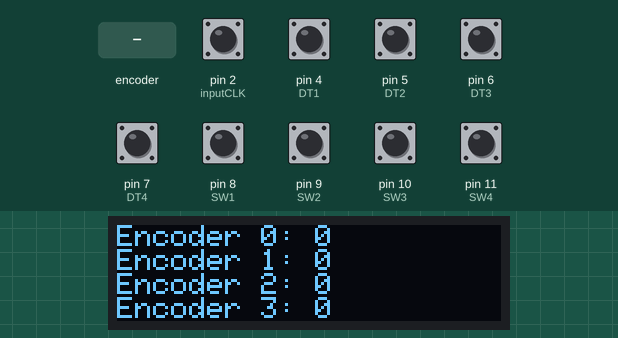
A sketch run on a simulated Arduino Uno, built with avr-gcc and run on an emulated ATmega328P. On the bench: 128×32 one-colour display. The inputs (shaded band) are chosen by the test bench; at power-on: pin 2 (inputCLK), pin 4 (DT1), pin 5 (DT2), pin 6 (DT3), pin 7 (DT4), pin 8 (SW1), pin 9 (SW2), pin 10 (SW3), pin 11 (SW4) HIGH. The display library's start-up logo is not drawn; what the sketch prints to the serial monitor is not drawn.

Above: at 5.2 s.
5.3 s: rotary encoder on pin 2 (inputCLK) / pin 4 (DT1) turned 2 steps (second pin leading)
At 6.7 s:
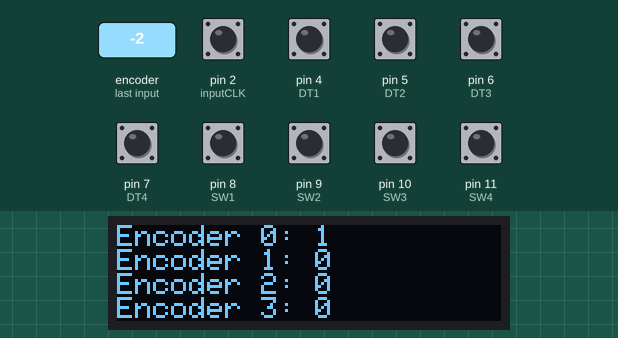
7.2 s: rotary encoder on pin 2 (inputCLK) / pin 4 (DT1) turned 2 steps (second pin leading)
At 8.3 s:
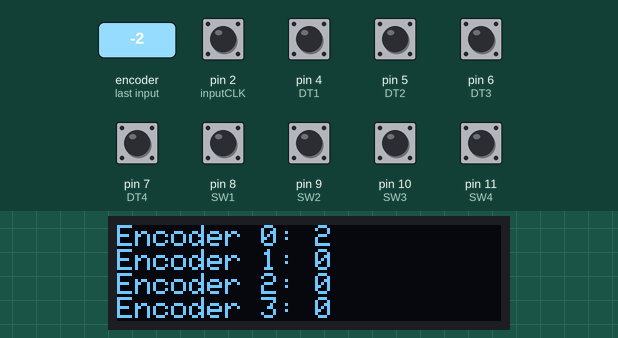
Timing chart, 0 to 10.2 s (numbered marks = the images above; inputs shaded):
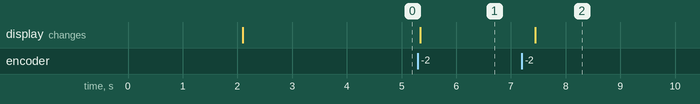

The sketch:

main.ino
```cpp
#include <SPI.h>
#include <Wire.h>
#include <Adafruit_GFX.h>
#include <Adafruit_SSD1306.h>

#define SCREEN_WIDTH 128 // OLED display width, in pixels
#define SCREEN_HEIGHT 32 // OLED display height, in pixels
#define OLED_RESET     -1 // Reset pin # (or -1 if sharing Arduino reset pin)
#define SCREEN_ADDRESS 0x3C ///< See datasheet for Address; 0x3D for 128x64, 0x3C for 128x32
Adafruit_SSD1306 display(SCREEN_WIDTH, SCREEN_HEIGHT, &Wire, OLED_RESET);

#define SERIAL_HEADER "ESP"
#define HEADER_LEN 3
#define PAYLOAD_LEN 8
#define UPDATE_ENCODER_MESSAGE_ID 11
#define UPDATE_ALL_ENCODERS_MESSAGE_ID 12

// Rotary Encoder Inputs
#define inputCLK 2
#define DT1 4
#define DT2 5
#define DT3 6
#define DT4 7

#define SW1 8
#define SW2 9
#define SW3 10
#define SW4 11

uint8_t buffer_tx[HEADER_LEN + PAYLOAD_LEN];
uint8_t buffer_rx[PAYLOAD_LEN];
uint8_t slider_value[2];
int offset = 0;

// Use volatile if you ever move to interrupts
volatile uint8_t counter[4] = {0, 0, 0, 0};
volatile uint8_t old_values[4] = {0, 0, 0, 0};
int currentStateCLK;
int previousStateCLK;
int pushButt[4] = {0, 0, 0, 0};

String encdir ="";
String label[4] = {"EC0", "EC1", "EC2", "EC3"};

void clearArray(uint8_t* arr, int len) {
  for (int i = 0; i < len; i++)
    arr[i] = 0;
}

void createSerialPayload(uint8_t* buffer, int buffer_size, uint8_t message_id, uint8_t* message_bytes, int message_length) {
  clearArray(buffer, buffer_size);
  offset = 0;
  memcpy(buffer + offset, SERIAL_HEADER, HEADER_LEN);// Header
  offset += HEADER_LEN;
  memcpy(buffer + offset, &message_id, 1);// message id
  offset++;
  if (message_bytes != NULL)
    memcpy(buffer + offset, message_bytes, message_length);// message
  else
    Serial.println("null arr");
}

void printBufferBytes(uint8_t *buffer, size_t length) {
  Serial.println("---- Buffer Dump ----");
  for (size_t i = 0; i < length; i++) {
    Serial.print("Byte ");
    Serial.print(i);
    Serial.print(": 0x");
    if (buffer[i] < 0x10) Serial.print('0');  // leading zero for single-digit hex
    Serial.print(buffer[i], HEX);
    Serial.print(" (");
    Serial.print(buffer[i], DEC);
    Serial.println(")");
  }
  Serial.println("----------------------");
}

void drawEncoderValues(void) {
  display.clearDisplay();

  display.setTextSize(1);             // Normal 1:1 pixel scale
  display.setTextColor(SSD1306_WHITE);        // Draw white text
  display.setCursor(0,0);             // Start at top-left corner

  for (int i = 0; i < 4; i++) {
    display.print("Encoder ");
    display.print(i);
    display.print(": ");
    display.println(counter[i]);
  }

  display.display();
  delay(2000);
}

void setup() {
  Serial.begin(9600);
  Serial.println("Arduino boot");
  // SSD1306_SWITCHCAPVCC = generate display voltage from 3.3V internally
  if(!display.begin(SSD1306_SWITCHCAPVCC, SCREEN_ADDRESS)) {
    Serial.println(F("SSD1306 allocation failed"));
    for(;;); // Don't proceed, loop forever
  }
  pinMode(8, INPUT_PULLUP);
  slider_value[0] = 3;

  // Set all encoder and switch pins as inputs with pull-ups
  // This is the most important fix!
  pinMode(inputCLK, INPUT_PULLUP);
  pinMode(DT1, INPUT_PULLUP);
  pinMode(DT2, INPUT_PULLUP);
  pinMode(DT3, INPUT_PULLUP);
  pinMode(DT4, INPUT_PULLUP);

  pinMode(SW1, INPUT_PULLUP);
  pinMode(SW2, INPUT_PULLUP);
  pinMode(SW3, INPUT_PULLUP);
  pinMode(SW4, INPUT_PULLUP);

  // Read the initial state of inputCLK
  // Assign to previousStateCLK variable
  previousStateCLK = digitalRead(inputCLK);


   // SSD1306_SWITCHCAPVCC = generate display voltage from 3.3V internally
  if(!display.begin(SSD1306_SWITCHCAPVCC, SCREEN_ADDRESS)) {
    Serial.println(F("SSD1306 allocation failed"));
    for(;;); // Don't proceed, loop forever
  }
  // Show initial display buffer contents on the screen --
  // the library initializes this with an Adafruit splash screen.
  display.display();
  delay(2000); // Pause for 2 seconds
  display.clearDisplay();
  drawEncoderValues();
}

void update_stats(int aux) {
  // Read this encoder's DT pin
  int currentDTState = digitalRead(aux);

  // --- THIS IS THE FIX ---
  // Only run logic if this pin is active (LOW).
  // If it's HIGH (idle), this function will do nothing.
  if (currentDTState == LOW) {

    int index = aux - DT1; // Get the index (0, 1, or 2)
    int count = counter[index];

    // Your original logic is now inside the check
    if (digitalRead(aux) != currentStateCLK) {
      if (count > 0) {
        count--;
        encdir = "CCW " + label[index];
      }
    } else {
      if (count < 100) {
        // Encoder is rotating clockwise
        count++;
        encdir = " CW " + label[index];
      }
    }
    // Update the counter
    counter[index] = count;
  }
}

char c;
int i = 0;
bool match;
void loop() {
  if (Serial.available() >= HEADER_LEN + PAYLOAD_LEN){
    //Serial.println("Data in buffer");
    // Check header match
    c = Serial.read();
    if (c == SERIAL_HEADER[0]){
      Serial.println("first char match");
      match = 1;
      for (i = 1; i < HEADER_LEN && match; i++){
        c = Serial.read();
        if (c != SERIAL_HEADER[i]){
          Serial.println("Header mismatch");
          match = 0;
        }
      }

    }
    if (match){
      Serial.println("Header match.");
      Serial.readBytes(buffer_rx, sizeof(buffer_rx));
      //printBufferBytes(buffer, sizeof(buffer));
      Serial.print("Message received through serial ports: ");
      for (int i = 0; i < sizeof(buffer_rx); i++){
        Serial.print(buffer_rx[i]);
        Serial.print(" ");
      }
      Serial.println();

      if (buffer_rx[0] == UPDATE_ALL_ENCODERS_MESSAGE_ID) {
        createSerialPayload(buffer_tx, HEADER_LEN + PAYLOAD_LEN, UPDATE_ALL_ENCODERS_MESSAGE_ID, counter, 4);
        Serial.println("sending all slider values");
        Serial.println("Serial message to be sent: ");
        printBufferBytes(buffer_tx, HEADER_LEN + PAYLOAD_LEN);
        Serial.write(buffer_tx, sizeof(buffer_tx));
      }
      else if (buffer_rx[0] == UPDATE_ENCODER_MESSAGE_ID) {
        Serial.print("Update encoder ");
        Serial.print(buffer_rx[1]);
        Serial.print(" value ");
        Serial.println(buffer_rx[2]);
        counter[buffer_rx[1]] = buffer_rx[2];
        old_values[buffer_rx[1]] = buffer_rx[2];

        drawEncoderValues();
      }
    }
  }
  // Read the current state of inputCLK
  currentStateCLK = digitalRead(inputCLK);

  // Read all 3 buttons
  pushButt[0] = digitalRead(SW1);
  pushButt[1] = digitalRead(SW2);
  pushButt[2] = digitalRead(SW3);
  pushButt[3] = digitalRead(SW4);

  // Check all 3 buttons
  for (int i = 0; i < 4; i++) {
    if (pushButt[i] == LOW && (counter[i] != 100)) { // LOW means pressed (due to PULLUP)
      counter[i] = 100;

      Serial.print("Button ");
      Serial.print(i);
      Serial.println(" clicked.");
      slider_value[0] = i;
      slider_value[1] = counter[i];
      createSerialPayload(buffer_tx, HEADER_LEN + PAYLOAD_LEN, UPDATE_ENCODER_MESSAGE_ID, slider_value, 2);
      Serial.write(buffer_tx, sizeof(buffer_tx));
    }
  }
  // If the previous and the current state of the inputCLK are different then a pulse has occured
  if (currentStateCLK != previousStateCLK) {

    // Now, these calls will only affect the encoder that is
    // *actually* active (whose DT pin is LOW).
    update_stats(DT1);
    update_stats(DT2);
    update_stats(DT3);
    update_stats(DT4);

    // Only print if a direction was set (avoids printing "Direction: -- Value: ...")
    if (encdir != "") {
      for (int i = 0; i < 4; i++) {
        if (old_values[i] != counter[i]) {
          Serial.print("Encoder ");
          Serial.print(i);
          Serial.print(" changed.");
          slider_value[0] = i;
          slider_value[1] = counter[i];
          Serial.print("Value ");
          Serial.println(counter[i]);

          // Send message to ESP32
          createSerialPayload(buffer_tx, HEADER_LEN + PAYLOAD_LEN, UPDATE_ENCODER_MESSAGE_ID, slider_value, 2);
          Serial.write(buffer_tx, sizeof(buffer_tx));

          drawEncoderValues();
        }
      }
      encdir = ""; // Clear the direction string after printing
    }
  }
  // Update previousStateCLK with the current state
  previousStateCLK = currentStateCLK;
}
```

Measured:
- after the input at 5.3 s, the display: changes at once (image 1)
- after the input at 7.2 s, the display: changes after 0.24 s (image 2)
